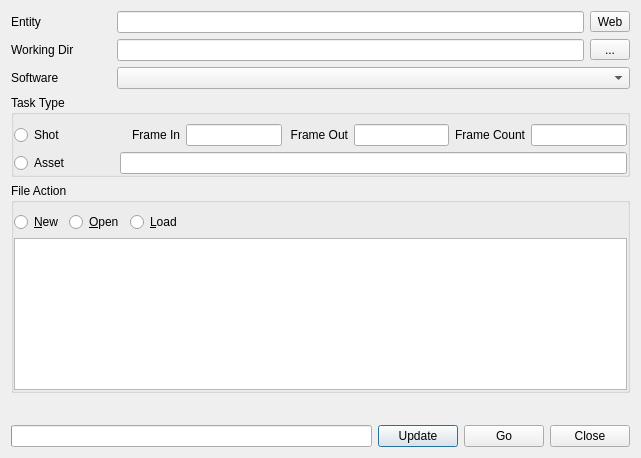
<?xml version="1.0" encoding="UTF-8"?>
<ui version="4.0">
 <class>SwingCreateDialog</class>
 <widget class="QDialog" name="SwingCreateDialog">
  <property name="enabled">
   <bool>true</bool>
  </property>
  <property name="geometry">
   <rect>
    <x>0</x>
    <y>0</y>
    <width>641</width>
    <height>458</height>
   </rect>
  </property>
  <property name="windowTitle">
   <string>swing: create new entity</string>
  </property>
  <property name="modal">
   <bool>false</bool>
  </property>
  <layout class="QVBoxLayout" name="verticalLayout_6">
   <item>
    <layout class="QVBoxLayout" name="verticalLayoutEntity">
     <item>
      <layout class="QHBoxLayout" name="horizontalLayout_2">
       <item>
        <widget class="QLabel" name="labelEntity">
         <property name="minimumSize">
          <size>
           <width>100</width>
           <height>0</height>
          </size>
         </property>
         <property name="text">
          <string>Entity</string>
         </property>
        </widget>
       </item>
       <item>
        <widget class="QLineEdit" name="lineEditEntity"/>
       </item>
       <item>
        <widget class="QToolButton" name="toolButtonWeb">
         <property name="minimumSize">
          <size>
           <width>40</width>
           <height>0</height>
          </size>
         </property>
         <property name="toolTip">
          <string>Opens link in Kitsu</string>
         </property>
         <property name="text">
          <string>Web</string>
         </property>
        </widget>
       </item>
      </layout>
     </item>
     <item>
      <layout class="QHBoxLayout" name="horizontalLayoutProjectDir">
       <item>
        <widget class="QLabel" name="labelWorkingDir">
         <property name="minimumSize">
          <size>
           <width>100</width>
           <height>0</height>
          </size>
         </property>
         <property name="text">
          <string>Working Dir</string>
         </property>
        </widget>
       </item>
       <item>
        <widget class="QLineEdit" name="lineEditWorkingDir"/>
       </item>
       <item>
        <widget class="QToolButton" name="toolButtonWorkingDir">
         <property name="minimumSize">
          <size>
           <width>40</width>
           <height>0</height>
          </size>
         </property>
         <property name="text">
          <string>...</string>
         </property>
        </widget>
       </item>
      </layout>
     </item>
     <item>
      <layout class="QHBoxLayout" name="horizontalLayoutSoftware">
       <item>
        <widget class="QLabel" name="labelSoftware">
         <property name="minimumSize">
          <size>
           <width>100</width>
           <height>0</height>
          </size>
         </property>
         <property name="text">
          <string>Software</string>
         </property>
        </widget>
       </item>
       <item>
        <widget class="QComboBox" name="comboBoxSoftware">
         <property name="sizePolicy">
          <sizepolicy hsizetype="Expanding" vsizetype="Fixed">
           <horstretch>0</horstretch>
           <verstretch>0</verstretch>
          </sizepolicy>
         </property>
        </widget>
       </item>
      </layout>
     </item>
    </layout>
   </item>
   <item>
    <widget class="QGroupBox" name="groupBoxTaskInfo">
     <property name="title">
      <string>Task Type</string>
     </property>
     <property name="flat">
      <bool>true</bool>
     </property>
     <layout class="QVBoxLayout" name="verticalLayout_4">
      <property name="leftMargin">
       <number>0</number>
      </property>
      <property name="topMargin">
       <number>9</number>
      </property>
      <property name="rightMargin">
       <number>0</number>
      </property>
      <property name="bottomMargin">
       <number>0</number>
      </property>
      <item>
       <layout class="QVBoxLayout" name="verticalLayoutEntityInfo">
        <item>
         <layout class="QHBoxLayout" name="horizontalLayoutFrameDetails">
          <item>
           <widget class="QRadioButton" name="radioButtonShot">
            <property name="minimumSize">
             <size>
              <width>100</width>
              <height>0</height>
             </size>
            </property>
            <property name="maximumSize">
             <size>
              <width>50</width>
              <height>16777215</height>
             </size>
            </property>
            <property name="text">
             <string>Shot</string>
            </property>
           </widget>
          </item>
          <item>
           <layout class="QHBoxLayout" name="horizontalLayout_3">
            <item>
             <widget class="QLabel" name="labelFrameIn">
              <property name="minimumSize">
               <size>
                <width>60</width>
                <height>0</height>
               </size>
              </property>
              <property name="text">
               <string>Frame In</string>
              </property>
              <property name="alignment">
               <set>Qt::AlignRight|Qt::AlignTrailing|Qt::AlignVCenter</set>
              </property>
             </widget>
            </item>
            <item>
             <widget class="QLineEdit" name="lineEditFrameIn"/>
            </item>
            <item>
             <widget class="QLabel" name="labelFrameOut">
              <property name="minimumSize">
               <size>
                <width>60</width>
                <height>0</height>
               </size>
              </property>
              <property name="text">
               <string> Frame Out</string>
              </property>
              <property name="alignment">
               <set>Qt::AlignRight|Qt::AlignTrailing|Qt::AlignVCenter</set>
              </property>
             </widget>
            </item>
            <item>
             <widget class="QLineEdit" name="lineEditFrameOut"/>
            </item>
            <item>
             <widget class="QLabel" name="labelFrameCount">
              <property name="minimumSize">
               <size>
                <width>70</width>
                <height>0</height>
               </size>
              </property>
              <property name="text">
               <string>Frame Count</string>
              </property>
              <property name="alignment">
               <set>Qt::AlignRight|Qt::AlignTrailing|Qt::AlignVCenter</set>
              </property>
             </widget>
            </item>
            <item>
             <widget class="QLineEdit" name="lineEditFrameCount"/>
            </item>
           </layout>
          </item>
          <item>
           <spacer name="horizontalSpacer">
            <property name="orientation">
             <enum>Qt::Horizontal</enum>
            </property>
            <property name="sizeHint" stdset="0">
             <size>
              <width>40</width>
              <height>20</height>
             </size>
            </property>
           </spacer>
          </item>
         </layout>
        </item>
        <item>
         <layout class="QHBoxLayout" name="horizontalLayout_4">
          <item>
           <widget class="QRadioButton" name="radioButtonAsset">
            <property name="minimumSize">
             <size>
              <width>100</width>
              <height>0</height>
             </size>
            </property>
            <property name="maximumSize">
             <size>
              <width>50</width>
              <height>16777215</height>
             </size>
            </property>
            <property name="text">
             <string>Asset</string>
            </property>
           </widget>
          </item>
          <item>
           <widget class="QLineEdit" name="lineEditAssetType"/>
          </item>
         </layout>
        </item>
       </layout>
      </item>
     </layout>
    </widget>
   </item>
   <item>
    <widget class="QGroupBox" name="groupBoxFileInfo">
     <property name="title">
      <string>File Action</string>
     </property>
     <property name="flat">
      <bool>true</bool>
     </property>
     <layout class="QVBoxLayout" name="verticalLayout_3">
      <property name="leftMargin">
       <number>0</number>
      </property>
      <property name="rightMargin">
       <number>0</number>
      </property>
      <property name="bottomMargin">
       <number>0</number>
      </property>
      <item>
       <layout class="QVBoxLayout" name="verticalLayout">
        <item>
         <layout class="QHBoxLayout" name="horizontalLayout_5">
          <item>
           <widget class="QRadioButton" name="rbCreateNew">
            <property name="text">
             <string>&amp;New</string>
            </property>
            <property name="shortcut">
             <string>N</string>
            </property>
           </widget>
          </item>
          <item>
           <widget class="QRadioButton" name="rbOpenExisting">
            <property name="text">
             <string>&amp;Open</string>
            </property>
            <property name="shortcut">
             <string>O</string>
            </property>
           </widget>
          </item>
          <item>
           <widget class="QRadioButton" name="rbLoad">
            <property name="text">
             <string>&amp;Load</string>
            </property>
            <property name="shortcut">
             <string>L</string>
            </property>
           </widget>
          </item>
          <item>
           <spacer name="horizontalSpacer_2">
            <property name="orientation">
             <enum>Qt::Horizontal</enum>
            </property>
            <property name="sizeHint" stdset="0">
             <size>
              <width>40</width>
              <height>20</height>
             </size>
            </property>
           </spacer>
          </item>
         </layout>
        </item>
        <item>
         <widget class="QTableView" name="tableView"/>
        </item>
       </layout>
      </item>
     </layout>
    </widget>
   </item>
   <item>
    <layout class="QVBoxLayout" name="verticalLayout_2">
     <item>
      <widget class="QLabel" name="labelFileDetails">
       <property name="minimumSize">
        <size>
         <width>0</width>
         <height>20</height>
        </size>
       </property>
       <property name="maximumSize">
        <size>
         <width>16777215</width>
         <height>20</height>
        </size>
       </property>
       <property name="text">
        <string/>
       </property>
      </widget>
     </item>
    </layout>
   </item>
   <item>
    <layout class="QHBoxLayout" name="horizontalLayout">
     <item>
      <widget class="QProgressBar" name="progressBar">
       <property name="value">
        <number>0</number>
       </property>
       <property name="textVisible">
        <bool>false</bool>
       </property>
      </widget>
     </item>
     <item>
      <widget class="QPushButton" name="pushButtonUpdate">
       <property name="text">
        <string>Update</string>
       </property>
      </widget>
     </item>
     <item>
      <widget class="QPushButton" name="pushButtonImport">
       <property name="text">
        <string>Go</string>
       </property>
      </widget>
     </item>
     <item>
      <widget class="QPushButton" name="pushButtonCancel">
       <property name="text">
        <string>Close</string>
       </property>
      </widget>
     </item>
    </layout>
   </item>
  </layout>
 </widget>
 <resources/>
 <connections/>
</ui>
